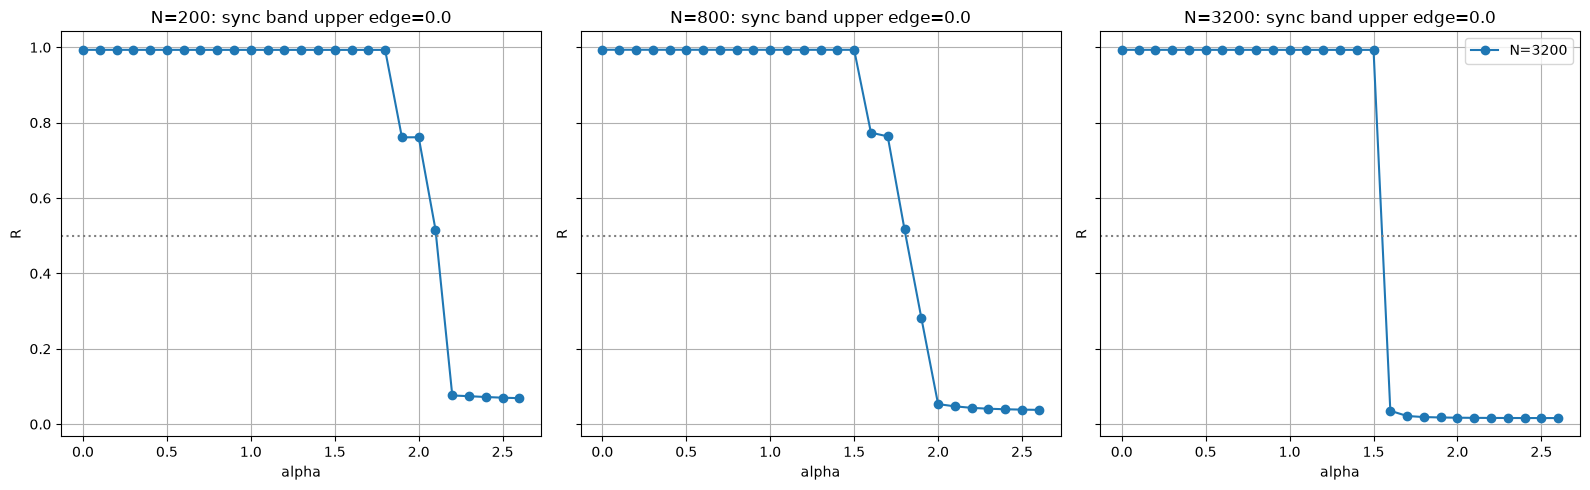

Source code (Python):
import numpy as np
import matplotlib
matplotlib.use('Agg')
import matplotlib.pyplot as plt

def sim_alpha_vec(N, alpha, K0, T=20.0, dt=0.02, n_seed=4):
    rng = np.random.default_rng(42)
    theta = rng.uniform(0, 2*np.pi, (n_seed, N))
    omega = rng.uniform(-1, 1, (n_seed, N))
    n_steps = int(T/dt)
    for _ in range(n_steps):
        z = np.exp(1j*theta).mean(axis=1)
        R = np.abs(z); Psi = np.angle(z)
        Keff = K0 * R**alpha
        theta += (omega - Keff[:,None]*np.sin(theta-Psi[:,None]))*dt
    return np.abs(np.exp(1j*theta).mean(axis=1))

K0 = 5.0
fig, axes = plt.subplots(1, 3, figsize=(16,5), sharey=True)
for ax, N in zip(axes, [200, 800, 3200]):
    alphas = np.linspace(0.0, 2.6, 27)
    Rm = []
    for a in alphas:
        Rv = sim_alpha_vec(N, a, K0, n_seed=4)
        Rm.append(Rv.mean())
    Rm = np.array(Rm)
    ax.plot(alphas, Rm, 'o-', label=f'N={N}')
    ax.axhline(0.5, color='gray', ls=':')
    ax.set_xlabel('alpha'); ax.set_ylabel('R')
    ax.set_title(f'N={N}: sync band upper edge={alphas[np.argmax(Rm>0.5)] if (Rm>0.5).any() else "none"}')
    ax.grid(True)
    # find edges
    above = Rm > 0.5
    if above.any():
        idx = np.where(above)[0]
        lo, hi = alphas[idx[0]], alphas[idx[-1]]
        print(f"N={N}: sync band = [{lo:.2f}, {hi:.2f}]")
plt.legend()
plt.tight_layout()
plt.savefig('band_profile.png', dpi=100, bbox_inches='tight')
print("saved band_profile.png")
